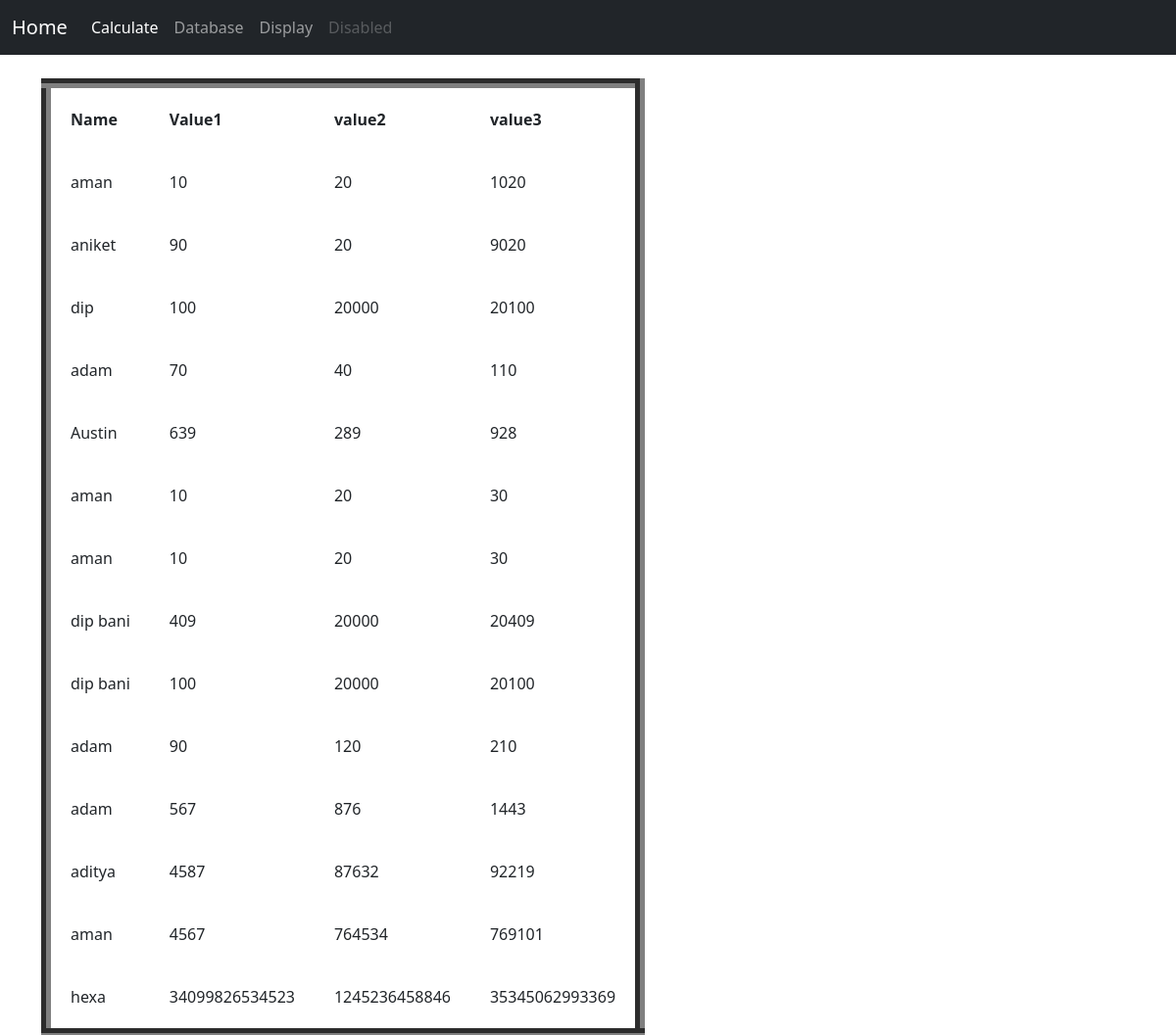
The page /add/disp/ on the database its author committed.
### add/models.py (models this page shows)
class addition(models.Model):
    name = models.CharField(max_length=20)
    input1 = models.IntegerField()
    input2 = models.IntegerField()
    sum_val = models.IntegerField()

### add/views.py (the view)
# urls.py: path('disp/',views.display_con,name='addition'),
def display_con(request):
     additions = addition.objects.raw('select * from add_addition')
     return render(request,'add/display.html',{'addition':additions})

### add/templates/add/display.html
{% extends 'index.html' %}
{% block content %}
<table border="10" cellpadding="20px">
 <thead>
    <th>Name</th>
    <th>Value1</th>
    <th>value2</th>
    <th>value3</th>
 </thead>
{% for add in addition %}
 <tr>
     <td>{{ add.name }}</td>
     <td>{{ add.input1 }}</td>
     <td>{{ add.input2 }}</td>
     <td>{{ add.sum_val }}</td>
 </tr>
 {% endfor %}
</table>
{% endblock  %}

### templates/index.html (shortened to what this page needs)
<!DOCTYPE html>
<html lang="en">
<head>
    <link href="https://cdn.jsdelivr.net/npm/bootstrap@5.0.1/dist/css/bootstrap.min.css" rel="stylesheet">
</head>
<body>
    {% include 'navbar.html' %}
    <div class="container">
    {% block content %}{% endblock %}
</body>
</html>

### templates/navbar.html (shortened to what this page needs)
<nav class="navbar navbar-expand-lg navbar-dark bg-dark">
    <div class="container-fluid">
      <a class="navbar-brand" href="{% url 'default' %}">Home</a>
      <div class="collapse navbar-collapse" id="navbarNav">
        <ul class="navbar-nav">
          <li class="nav-item">
            <a class="nav-link active" aria-current="page" href="{% url 'home' %}">Calculate</a>
          </li>
          <li class="nav-item">
            <a class="nav-link" href="{% url 'addition' %}">Database</a>
          </li>
          <li class="nav-item">
            <a class="nav-link" href="{% url 'disp' %}">Display</a>
          </li>
          <li class="nav-item">
            <a class="nav-link disabled" href="#" tabindex="-1" aria-disabled="true">Disabled</a>
          </li>
        </ul>
      </div>
    </div>
  </nav>
<br>

### rows shown on the page
addition: name "aman", input1 "10", input2 "20", sum_val "1020"
addition: name "aniket", input1 "90", input2 "20", sum_val "9020"
addition: name "dip", input1 "100", input2 "20000", sum_val "20100"
addition: name "adam", input1 "70", input2 "40", sum_val "110"
addition: name "Austin", input1 "639", input2 "289", sum_val "928"
addition: name "aman", input1 "10", input2 "20", sum_val "30"
addition: name "aman", input1 "10", input2 "20", sum_val "30"
addition: name "dip bani", input1 "409", input2 "20000", sum_val "20409"
addition: name "dip bani", input1 "100", input2 "20000", sum_val "20100"
addition: name "adam", input1 "90", input2 "120", sum_val "210"
addition: name "adam", input1 "567", input2 "876", sum_val "1443"
addition: name "aditya", input1 "4587", input2 "87632", sum_val "92219"
addition: name "aman", input1 "4567", input2 "764534", sum_val "769101"
addition: name "hexa", input1 "34099826534523", input2 "1245236458846", sum_val "35345062993369"
